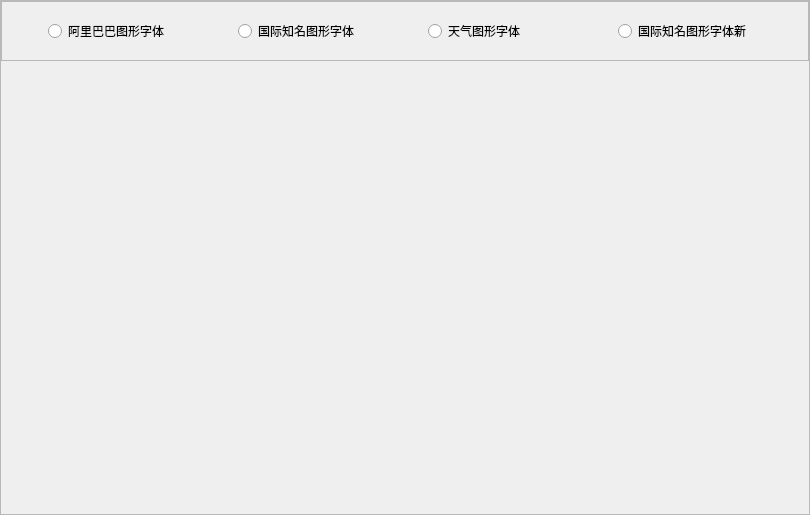
<?xml version="1.0" encoding="UTF-8"?>
<ui version="4.0">
 <class>IconPanelClass</class>
 <widget class="QWidget" name="IconPanelClass">
  <property name="geometry">
   <rect>
    <x>0</x>
    <y>0</y>
    <width>810</width>
    <height>515</height>
   </rect>
  </property>
  <property name="windowTitle">
   <string>Form</string>
  </property>
  <layout class="QVBoxLayout" name="verticalLayout">
   <property name="spacing">
    <number>0</number>
   </property>
   <property name="leftMargin">
    <number>0</number>
   </property>
   <property name="topMargin">
    <number>0</number>
   </property>
   <property name="rightMargin">
    <number>0</number>
   </property>
   <property name="bottomMargin">
    <number>0</number>
   </property>
   <item>
    <widget class="QFrame" name="frame">
     <property name="styleSheet">
      <string notr="true"/>
     </property>
     <property name="frameShape">
      <enum>QFrame::StyledPanel</enum>
     </property>
     <property name="frameShadow">
      <enum>QFrame::Raised</enum>
     </property>
     <layout class="QVBoxLayout" name="verticalLayout_2">
      <property name="spacing">
       <number>0</number>
      </property>
      <property name="leftMargin">
       <number>0</number>
      </property>
      <property name="topMargin">
       <number>0</number>
      </property>
      <property name="rightMargin">
       <number>0</number>
      </property>
      <property name="bottomMargin">
       <number>0</number>
      </property>
      <item>
       <widget class="QFrame" name="frame_Button">
        <property name="minimumSize">
         <size>
          <width>0</width>
          <height>60</height>
         </size>
        </property>
        <property name="maximumSize">
         <size>
          <width>16777215</width>
          <height>60</height>
         </size>
        </property>
        <property name="styleSheet">
         <string notr="true">QRadioButton
{
	border-radius: 10px;
	font-family: 微软雅黑;
	font-size: 12px;
	color: rgba(0,0,0,1);
	padding-left:10px;
}

QRadioButton::checked
{
	font-family: 微软雅黑;
	font-size: 12px;
	color: #01EEC3;
}

QRadioButton::unchecked
{
	font-family: 微软雅黑;
	font-size: 12px;
	color: rgba(0,0,0,1);
}</string>
        </property>
        <property name="frameShape">
         <enum>QFrame::StyledPanel</enum>
        </property>
        <property name="frameShadow">
         <enum>QFrame::Raised</enum>
        </property>
        <layout class="QHBoxLayout" name="horizontalLayout">
         <property name="spacing">
          <number>10</number>
         </property>
         <property name="leftMargin">
          <number>16</number>
         </property>
         <property name="topMargin">
          <number>0</number>
         </property>
         <property name="rightMargin">
          <number>16</number>
         </property>
         <property name="bottomMargin">
          <number>0</number>
         </property>
         <item>
          <widget class="QRadioButton" name="radioButton1">
           <property name="minimumSize">
            <size>
             <width>160</width>
             <height>40</height>
            </size>
           </property>
           <property name="maximumSize">
            <size>
             <width>160</width>
             <height>40</height>
            </size>
           </property>
           <property name="cursor">
            <cursorShape>PointingHandCursor</cursorShape>
           </property>
           <property name="text">
            <string>阿里巴巴图形字体</string>
           </property>
          </widget>
         </item>
         <item>
          <widget class="QRadioButton" name="radioButton2">
           <property name="minimumSize">
            <size>
             <width>160</width>
             <height>40</height>
            </size>
           </property>
           <property name="maximumSize">
            <size>
             <width>160</width>
             <height>40</height>
            </size>
           </property>
           <property name="cursor">
            <cursorShape>PointingHandCursor</cursorShape>
           </property>
           <property name="text">
            <string>国际知名图形字体</string>
           </property>
          </widget>
         </item>
         <item>
          <widget class="QRadioButton" name="radioButton3">
           <property name="minimumSize">
            <size>
             <width>160</width>
             <height>40</height>
            </size>
           </property>
           <property name="maximumSize">
            <size>
             <width>160</width>
             <height>40</height>
            </size>
           </property>
           <property name="cursor">
            <cursorShape>PointingHandCursor</cursorShape>
           </property>
           <property name="text">
            <string>天气图形字体</string>
           </property>
          </widget>
         </item>
         <item>
          <widget class="QRadioButton" name="radioButton4">
           <property name="minimumSize">
            <size>
             <width>160</width>
             <height>40</height>
            </size>
           </property>
           <property name="maximumSize">
            <size>
             <width>160</width>
             <height>40</height>
            </size>
           </property>
           <property name="cursor">
            <cursorShape>PointingHandCursor</cursorShape>
           </property>
           <property name="text">
            <string>国际知名图形字体新</string>
           </property>
          </widget>
         </item>
        </layout>
       </widget>
      </item>
      <item>
       <widget class="QStackedWidget" name="stackedWidget">
        <property name="styleSheet">
         <string notr="true">QWidget
{
background: transparent;
border:none;
}</string>
        </property>
        <property name="currentIndex">
         <number>0</number>
        </property>
        <widget class="PanelWidget" name="page1"/>
        <widget class="PanelWidget" name="page2"/>
        <widget class="PanelWidget" name="page3"/>
        <widget class="PanelWidget" name="page4"/>
       </widget>
      </item>
     </layout>
    </widget>
   </item>
  </layout>
 </widget>
 <customwidgets>
  <customwidget>
   <class>PanelWidget</class>
   <extends>QWidget</extends>
   <header location="global">panelwidget.h</header>
   <container>1</container>
  </customwidget>
 </customwidgets>
 <resources>
  <include location="IconPanel.qrc"/>
 </resources>
 <connections/>
</ui>
